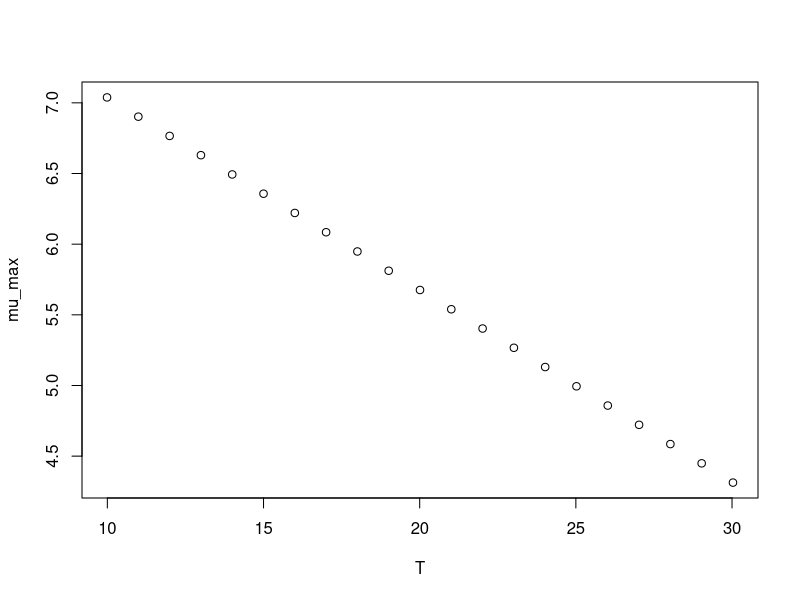

Recreate this plot in R.
#############################
# start of Parameter script
#############################
T <- seq(9.99000999000999,30.03,length.out=21)
#############################
# end of Parameter script
#############################
############################# 
# start of Model script Gropin ID 1104 
#############################
 
# constant coefficients for this model
 
variables <- data.frame(T)
argumentsPar <- expand.grid(variables)
 
# heart of the model
response_surface <- function(T) {
   mumax <-8.397-0.136*T

return(mumax=mumax)
} 

# output parameters
mumax <- cbind(argumentsPar,response_surface(argumentsPar['T']))
colnames(mumax) <- c(colnames(argumentsPar),'mumax')
#############################
# End of Model script
#############################
############################# 
# start of Visualisation script Gropin ID 1104 
#############################
plot(T,mumax$mumax,
                          xlab='T',
                          ylab='mu_max')
#############################
# End of Visualisation script
#############################
